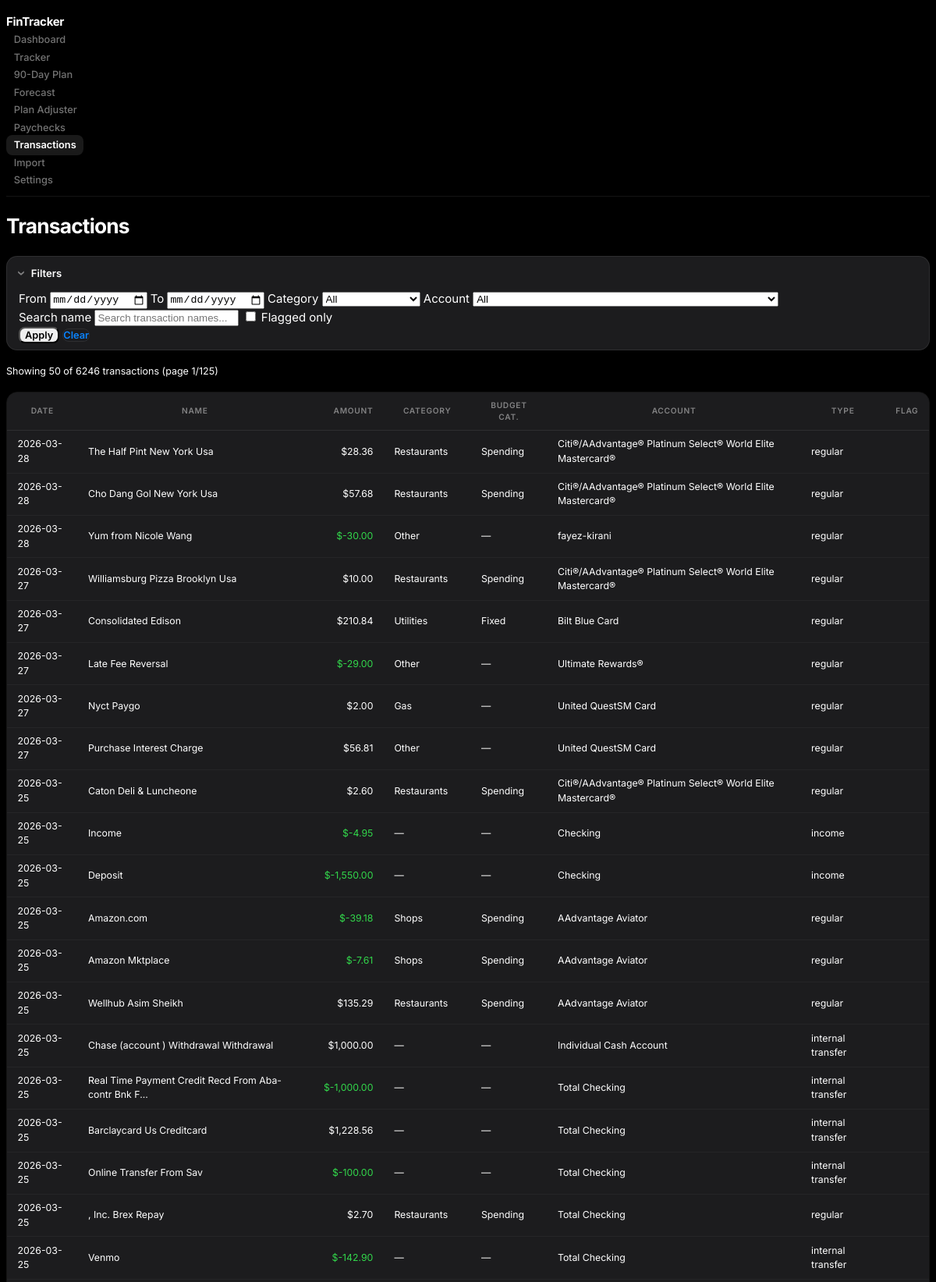
Page /transactions (upper part) on the committed database.
### tables this page shows
CREATE TABLE transactions (
    id INTEGER PRIMARY KEY AUTOINCREMENT,
    import_batch_id INTEGER REFERENCES import_batches(id),
    date TEXT NOT NULL,
    name TEXT NOT NULL,
    amount REAL NOT NULL,
    status TEXT,
    category TEXT,
    parent_category TEXT,
    excluded TEXT DEFAULT 'false',
    tags TEXT,
    type TEXT,
    account TEXT,
    account_mask TEXT,
    note TEXT,
    recurring TEXT,
    budget_category TEXT,
    flagged INTEGER DEFAULT 0,
    flag_reason TEXT,
    UNIQUE(date, name, amount, account)
);

### app.py (the view)
@app.route("/transactions")
def transactions():
    db = get_db()
    page = int(request.args.get("page", 1))
    date_from = request.args.get("date_from")
    date_to = request.args.get("date_to")
    category = request.args.get("category")
    account = request.args.get("account")
    flagged_only = request.args.get("flagged_only") == "1"
    search = request.args.get("search")
    data = models.get_transactions(
        db, page=page, date_from=date_from, date_to=date_to,
        category=category, account=account, flagged_only=flagged_only, search=search,
    )
    categories = models.get_transaction_categories(db)
    accounts = models.get_transaction_accounts(db)
    return render_template(
        "transactions.html",
        data=data,
        categories=categories,
        accounts=accounts,
        filters={
            "date_from": date_from or "",
            "date_to": date_to or "",
            "category": category or "",
            "account": account or "",
            "flagged_only": flagged_only,
            "search": search or "",
        },
    )

### app.py (called while the page is built)
def get_db():
    if "db" not in g:
        g.db = sqlite3.connect(DB_PATH)
        g.db.row_factory = sqlite3.Row
        g.db.execute("PRAGMA foreign_keys = ON")
    return g.db

### models.py (called while the page is built)
def get_transaction_categories(db):
    rows = db.execute(
        "SELECT DISTINCT category FROM transactions WHERE category IS NOT NULL AND category != '' ORDER BY category"
    ).fetchall()
    return [r[0] for r in rows]

def get_transaction_accounts(db):
    rows = db.execute(
        "SELECT DISTINCT account FROM transactions WHERE account IS NOT NULL AND account != '' ORDER BY account"
    ).fetchall()
    return [r[0] for r in rows]

### templates/transactions.html (shortened to what this page needs)
{% extends "base.html" %}
{% block content %}
<h1>Transactions</h1>
<details open>
    <summary>Filters</summary>
    <form method="get" action="{{ url_for('transactions') }}">
        <div class="grid">
            <label>
                From
                <input type="date" name="date_from" value="{{ filters.date_from }}">
            </label>
            <label>
                To
                <input type="date" name="date_to" value="{{ filters.date_to }}">
            </label>
            <label>
                Category
                <select name="category">
                    <option value="">All</option>
                </select>
            </label>
            <label>
                Account
                <select name="account">
                    <option value="">All</option>
                </select>
            </label>
        </div>
        <div class="grid">
            <label>
                Search name
                <input type="text" name="search" value="{{ filters.search }}" placeholder="Search transaction names...">
            </label>
            <label>
                <input type="checkbox" name="flagged_only" value="1" {{ 'checked' if filters.flagged_only else '' }}>
                Flagged only
            </label>
            <div>
                <button type="submit">Apply</button>
                <a href="{{ url_for('transactions') }}" role="button" class="outline secondary">Clear</a>
            </div>
        </div>
    </form>
</details>
<p><small>Showing {{ data.transactions|length }} of {{ data.total }} transactions (page {{ data.page }}/{{ data.pages }})</small></p>
<figure>
    <table>
        <thead>
            <tr>
                <th>Date</th>
                <th>Name</th>
                <th style="text-align:right">Amount</th>
                <th>Category</th>
                <th>Budget Cat.</th>
                <th>Account</th>
                <th>Type</th>
                <th>Flag</th>
            </tr>
        </thead>
        <tbody>
            {% for t in data.transactions %}
            <tr class="{{ 'warning-row' if t.flagged else '' }}">
                <td>{{ t.date }}</td>
                <td>{{ t.name[:50] }}{{ '...' if t.name|length > 50 else '' }}</td>
                <td style="text-align:right" class="{{ 'income-amount' if t.amount < 0 else '' }}">
                    {{ "${:,.2f}".format(t.amount) }}
                </td>
                <td>{{ t.category or "—" }}</td>
                <td>{{ t.budget_category or "—" }}</td>
                <td>{{ t.account or "—" }}</td>
                <td>{{ t.type or "—" }}</td>
                <td>{{ t.flag_reason if t.flagged else "" }}</td>
            </tr>
            {% endfor %}
        </tbody>
    </table>
</figure>
{% endblock %}

### static/style.css (style rules this page uses)
:root { --bg: #000000; --bg-card: #1C1C1E; --bg-card-2: #2C2C2E; --bg-elevated: #3A3A3C; --border: rgba(255, 255, 255, 0.08); --text: #FFFFFF; --text-muted: rgba(255, 255, 255, 0.45); --text-subtle: rgba(255, 255, 255, 0.25); --green: #32D74B; --green-dim: rgba(50, 215, 75, 0.15); --red: #FF453A; --red-dim: rgba(255, 69, 58, 0.15); --blue: #0A84FF; --blue-dim: rgba(10, 132, 255, 0.15); --amber: #FF9F0A; --amber-dim: rgba(255, 159, 10, 0.12); --purple: #BF5AF2; --radius-sm: 8px; --radius-md: 14px; --radius-lg: 20px; --shadow: 0 4px 24px rgba(0, 0, 0, 0.5); --shadow-sm: 0 2px 8px rgba(0, 0, 0, 0.35); }
[data-theme="dark"] { --pico-background-color: var(--bg); --pico-card-background-color: var(--bg-card); --pico-card-border-color: var(--border); --pico-muted-color: var(--text-muted); --pico-primary: var(--blue); --pico-color: var(--text); --pico-secondary-background: var(--bg-card-2); --pico-table-border-color: var(--border); --pico-nav-background-color: transparent; }
*, *::before, *::after { box-sizing: border-box; }
html, body { background: var(--bg); color: var(--text); font-family: 'Inter', -apple-system, BlinkMacSystemFont, sans-serif; -webkit-font-smoothing: antialiased; font-size: 15px; line-height: 1.5; }
h1 { font-size: 1.75rem; font-weight: 700; letter-spacing: -0.03em; margin-bottom: 1.25rem; color: var(--text); }
a { color: var(--blue); text-decoration: none; }
figure { margin: 0; overflow: hidden; border-radius: var(--radius-md); border: 1px solid var(--border); }
figure table { font-size: 0.82rem; width: 100%; border-collapse: collapse; background: var(--bg-card); }
figure table th { font-size: 0.68rem; font-weight: 600; text-transform: uppercase; letter-spacing: 0.07em; color: var(--text-muted); background: var(--bg-card); padding: 0.6rem 0.9rem; border-bottom: 1px solid var(--border); }
figure table td { padding: 0.55rem 0.9rem; border-bottom: 1px solid rgba(255,255,255,0.04); color: var(--text); }
.income-amount { color: var(--green); }
[role="button"], button, input[type="submit"] { border-radius: var(--radius-sm); font-family: 'Inter', sans-serif; font-weight: 600; font-size: 0.85rem; transition: opacity 0.15s, transform 0.1s; }
[role="button"].outline { background: transparent; border: 1px solid var(--border); color: var(--blue); }
details { background: var(--bg-card); border: 1px solid var(--border); border-radius: var(--radius-md); margin-bottom: 0.5rem; padding: 0 1rem; overflow: hidden; }
details[open] { padding-bottom: 0.5rem; }
details summary { cursor: pointer; padding: 0.8rem 0; display: flex; align-items: center; gap: 0.6rem; font-weight: 600; font-size: 0.875rem; color: var(--text); list-style: none; user-select: none; }
details summary::before { content: "›"; font-size: 1.1rem; color: var(--text-muted); transition: transform 0.2s; flex-shrink: 0; line-height: 1; }
details[open] summary::before { transform: rotate(90deg); }

### rows in the picture
transactions: date "2026-03-28", name "The Half Pint New York Usa", amount "$28.36", category "Restaurants", budget_category "Spending", account "Citi®/AAdvantage® Platinum Select® World Elite Mastercard®", type "regular"
transactions: date "2026-03-28", name "Cho Dang Gol New York Usa", amount "$57.68", category "Restaurants", budget_category "Spending", account "Citi®/AAdvantage® Platinum Select® World Elite Mastercard®", type "regular"
transactions: date "2026-03-28", name "Yum from Nicole Wang", amount "$-30.00", category "Other", budget_category "—", account "fayez-kirani", type "regular"
transactions: date "2026-03-27", name "Williamsburg Pizza Brooklyn Usa", amount "$10.00", category "Restaurants", budget_category "Spending", account "Citi®/AAdvantage® Platinum Select® World Elite Mastercard®", type "regular"
transactions: date "2026-03-27", name "Consolidated Edison", amount "$210.84", category "Utilities", budget_category "Fixed", account "Bilt Blue Card", type "regular"
transactions: date "2026-03-27", name "Late Fee Reversal", amount "$-29.00", category "Other", budget_category "—", account "Ultimate Rewards®", type "regular"
transactions: date "2026-03-27", name "Nyct Paygo", amount "$2.00", category "Gas", budget_category "—", account "United QuestSM Card", type "regular"
transactions: date "2026-03-27", name "Purchase Interest Charge", amount "$56.81", category "Other", budget_category "—", account "United QuestSM Card", type "regular"
transactions: date "2026-03-25", name "Caton Deli & Luncheone", amount "$2.60", category "Restaurants", budget_category "Spending", account "Citi®/AAdvantage® Platinum Select® World Elite Mastercard®", type "regular"
transactions: date "2026-03-25", name "Income", amount "$-4.95", category "—", budget_category "—", account "Checking", type "income"
transactions: date "2026-03-25", name "Deposit", amount "$-1,550.00", category "—", budget_category "—", account "Checking", type "income"
transactions: date "2026-03-25", name "Amazon.com", amount "$-39.18", category "Shops", budget_category "Spending", account "AAdvantage Aviator", type "regular"
transactions: date "2026-03-25", name "Amazon Mktplace", amount "$-7.61", category "Shops", budget_category "Spending", account "AAdvantage Aviator", type "regular"
transactions: date "2026-03-25", name "Wellhub Asim Sheikh", amount "$135.29", category "Restaurants", budget_category "Spending", account "AAdvantage Aviator", type "regular"
transactions: date "2026-03-25", name "Chase (account ) Withdrawal Withdrawal", amount "$1,000.00", category "—", budget_category "—", account "Individual Cash Account", type "internal transfer"
transactions: date "2026-03-25", name "Real Time Payment Credit Recd From Aba-contr Bnk F", name "...", amount "$-1,000.00", category "—", budget_category "—", account "Total Checking", type "internal transfer"
transactions: date "2026-03-25", name "Barclaycard Us Creditcard", amount "$1,228.56", category "—", budget_category "—", account "Total Checking", type "internal transfer"
transactions: date "2026-03-25", name "Online Transfer From Sav", amount "$-100.00", category "—", budget_category "—", account "Total Checking", type "internal transfer"
transactions: date "2026-03-25", name ", Inc. Brex Repay", amount "$2.70", category "Restaurants", budget_category "Spending", account "Total Checking", type "regular"
transactions: date "2026-03-25", name "Venmo", amount "$-142.90", category "—", budget_category "—", account "Total Checking", type "internal transfer"

### other values in the picture
{{ data.transactions|length }} "50"
{{ data.total }} "6246"
{{ data.page }} "1"
{{ data.pages }} "125"
